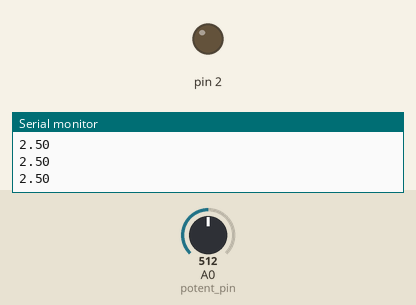
Bench run of a sketch on a simulated Arduino Uno, built with avr-gcc and run on an emulated ATmega328P. Shown: output pins drawn as LEDs (lit = HIGH), the last lines printed to the serial monitor. The inputs (shaded band) are chosen by the test bench; at power-on: A0 (potent_pin) = 512.

Above: at 1.2 s.
1.3 s: A0 (potent_pin) set to 598
2.8 s: A0 (potent_pin) set to 630
At 3.2 s:
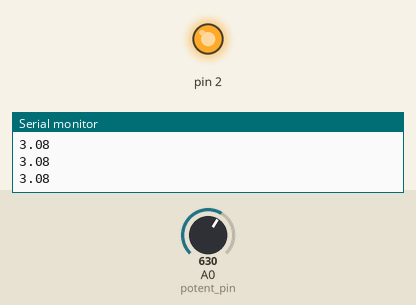
4.3 s: A0 (potent_pin) set to 511
At 5.4 s:
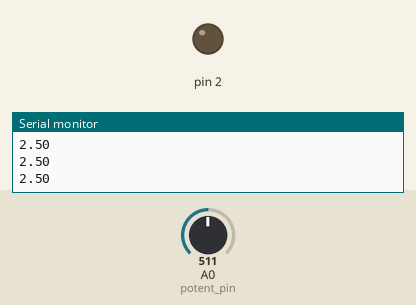
5.8 s: A0 (potent_pin) set to 716
At 6.4 s:
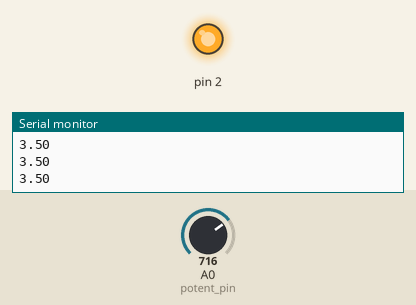
Timing chart, 0 to 8.3 s (numbered marks = the images above; inputs shaded):
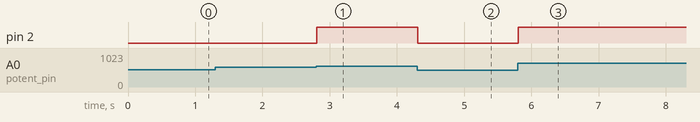

Measured:
- the behaviour switches between 614 and 615 on A0 (potent_pin) (found by bisection; images 0 and 1)
- after the input at 2.8 s, pin 2: LOW → HIGH at once
- after the input at 4.3 s, pin 2: HIGH → LOW at once
- after the input at 5.8 s, pin 2: LOW → HIGH at once

The sketch:

lesson9_reostat_potenciometr.ino
```cpp
// analogRead(pin(номер пина без буквы А)); - возвращает значение 0..1023 в зависимости от напряжения на пине от 0 до опорного напряжения(грубо 5 В)
// mao(val, nim, max, new_min, new_max);
// val - входная величина
// min, max - минимальное и максимальное значение на входе в map
// new_min, new_max - новые мин макс

#define potent_pin 0

int bod_speed = 9600;
float old_min = 1;
float old_max = 1023;
float new_min = 0;
float new_max = 5;
float val;

void setup() {
  Serial.begin(bod_speed);
  pinMode(2, OUTPUT);
}

void loop() {
  val = analogRead(potent_pin);
  // val = map(val, old_min, old_max, new_min, new_max);
  // constrain(val, new_min, new_max);
  val = ((val - old_min) / (old_max - old_min)) * new_max;
  if (val > 3.0){
    digitalWrite(2, 1);
  }
  else{
    digitalWrite(2, 0);
  }
  Serial.println(val);
  delay(30);
}
```
